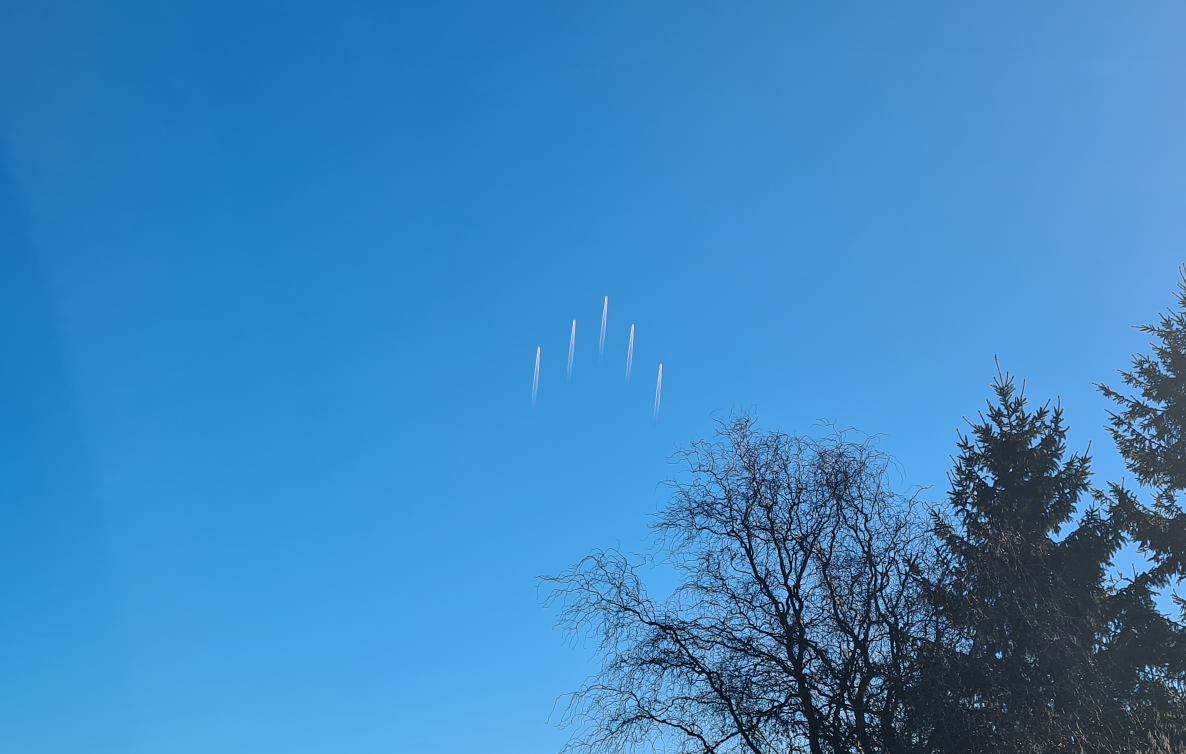
#> input picture img/klon_bearbeitet.png, 2372 x 1508 px, found by its file name (shown at 1/2 size)
$ python clone_test_4.py
#> lines starting #> are read from the running program, lines starting #| are printed output that depends on the picture
import cv2
import numpy as np
import math
from PIL import Image, ImageStat, ImageDraw, ImageFilter
import imagehash
import timeit
import time

#path_org = "C:\\Users\\Kapsr\\Pictures\\test_image_folder\\ufo.cache-1.jpg"
path_org = "C:\\Users\\Kapsr\\Pictures\\test_image_folder\\klon_bearbeitet.png"
path_tmp = "C:\\Users\\Kapsr\\Pictures\\test_image_folder\\klon_bearbeitet_quant.png"

def quant_img():
    img = cv2.imread(path_org)

    gray = cv2.cvtColor(img, cv2.COLOR_BGR2GRAY)

    h, w = gray.shape
    scale = 0
    while w > 1024 or h > 1024:
        w, h = (math.floor(w/2), math.floor(h/2))
        scale += 1

    blur = cv2.GaussianBlur(gray,(5,5),0)

    lower_resultion = cv2.resize(blur, (w, h), interpolation=cv2.INTER_LINEAR)

    gauss_thresh = cv2.adaptiveThreshold(lower_resultion, 255, cv2.ADAPTIVE_THRESH_GAUSSIAN_C, cv2.THRESH_BINARY, 11, 2)

    kernel = np.ones((5,5),np.uint8)
    open = cv2.morphologyEx(gauss_thresh, cv2.MORPH_OPEN, kernel)
    close = cv2.morphologyEx(open, cv2.MORPH_CLOSE, kernel)

    cv2.imwrite(path_tmp, close)

    return scale

def run():
    img_org = Image.open(path_org)
#> img_org is the input picture: PIL image 2372x1508 RGB; mean R, G, B 60.6, 134.3, 192.2
    img_copy = img_org.copy()
    draw = ImageDraw.Draw(img_copy)

    img_gray = img_org.convert('L')
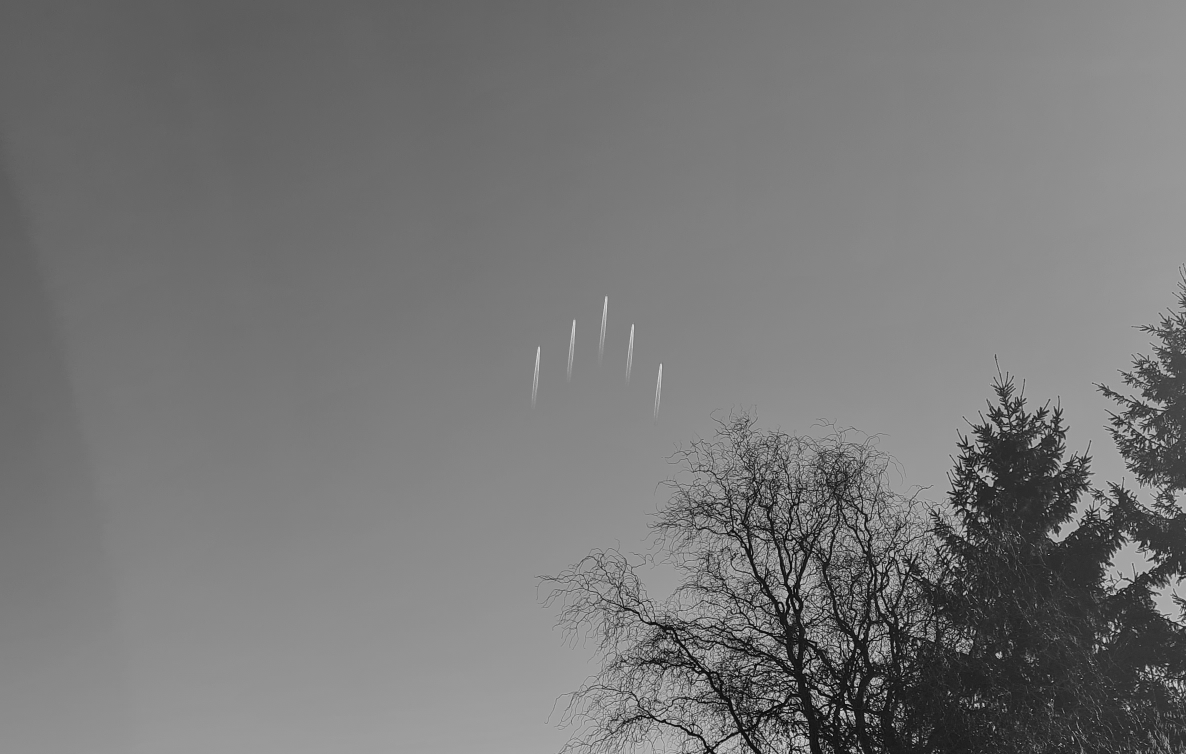
#> img_gray: PIL image 2372x1508 L (shown at 1/2 size); min 1, max 235, mean 118.8

    frameSize = 4

    (width, height) = img_org.size
#> width = 2372; height = 1508
    (w, h) = (width, height)
#> w = 2372; h = 1508

    factor = 1

    while w > 1024 or h > 1024:
        w = math.floor(w / 2)
        h = math.floor(h / 2)
        factor *= 2
#> after the loop, factor = 4

    print(w, h)
#| 593 377

    frameSize *= factor
#> frameSize = 16

    img_resize = img_gray.resize((w, h), resample=Image.Resampling.NEAREST)
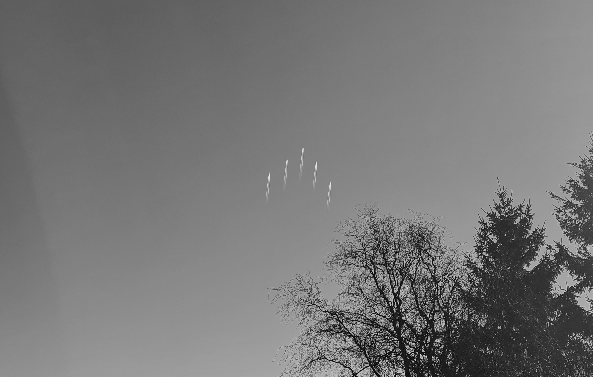
#> img_resize: PIL image 593x377 L; min 2, max 235, mean 118.9


    def getArea(x, y, size):
        return (x, y, x + size, y + size)

    frames = []


    for x in range(0, w, frameSize):
        #frames.append([])
        for y in range(0, h, frameSize):
            if x + frameSize >= w or y + frameSize >= h:
                draw.rectangle(getArea(x * factor, y * factor, frameSize * factor), fill="black")
            else:
                compare_img = img_resize.crop(getArea(x, y, frameSize))

                stat = ImageStat.Stat(compare_img)

                if stat.stddev[0] > 5:
                    #frames[math.floor(x / frameSize)].append((0, getArea(x * factor, y * factor, frameSize * factor)))
                #else:
                    frames.append(getArea(x * factor, y * factor, frameSize * factor))
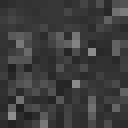
#> compare_img: PIL image 16x16 L (shown 8 times larger); min 31, max 141, mean 60.5
#> after the loop, frames = 210 items, first 6: (1024, 640, 1088, 704), (1024, 704, 1088, 768), (1024, 768, 1088, 832), (1024, 1152, 1088, 1216), (1088, 640, 1152, 704), (1088, 704, 1152, 768)
                    #draw.rectangle(getArea(x * factor, y * factor, frameSize * factor), outline="blue")

    table = []
#> table = []

    half = math.floor(frameSize * factor / 2)
#> half = 32

    for frame in frames:
        x1, y1, x2, y2 = frame
        dhashes = []

        for x in range(x1, x2):
            for y in range(y1, y2):
                compare_img = img_resize.crop(getArea(x, y, frameSize))
                dhashes.append(imagehash.dhash(compare_img))

        if x1 != 0 and x1 - half >= 0:
            x1 -= half

        if y1 != 0 and y1 - half >= 0:
            y1 -= half

        if x2 + half < width:
            x2 += half

        if y2 + half < height:
            y2 += half

        expanded = img_org.crop((x1, y1, x2, y2))
        #draw.rectangle((x1, y1, x2, y2), outline="red")

        phash = imagehash.phash(expanded)

        table.append([x1, y1, phash, dhashes])
#> this loop made 1 pass
#> compare_img: PIL image 16x16 L; every value is 0


    for index, el in enumerate(table):
        pHash1 = el[2]
        dHashes1 = el[3]

        for i in range(index + 1, len(table)):
            if pHash1 - table[i][2] < 25:
                dHashes2 = table[i][3]

                for index, dHash1 in enumerate(dHashes1):
                    for index2 in range(index, len(dHashes2)):
                        if dHash1 - dHashes2[index2] < 10:
                            shape = [(el[0] + frameSize * factor, el[1] + frameSize * factor), (table[i][0] + frameSize * factor, table[i][1] + frameSize * factor)]
                            draw.line(shape)
                            draw.rectangle(getArea(el[0], el[1], frameSize * factor))
                            draw.rectangle(getArea(table[i][0], table[i][1], frameSize * factor))


    img_copy.show()
    img_copy.save("C:\\Users\\Kapsr\\Pictures\\test_image_folder\\klon_bearbeitet_result_4.png")


#> (the run stopped early here; a loop or call above may not have finished)

$ run again, with img/tree_gauss.jpg saved as img/klon_bearbeitet.png
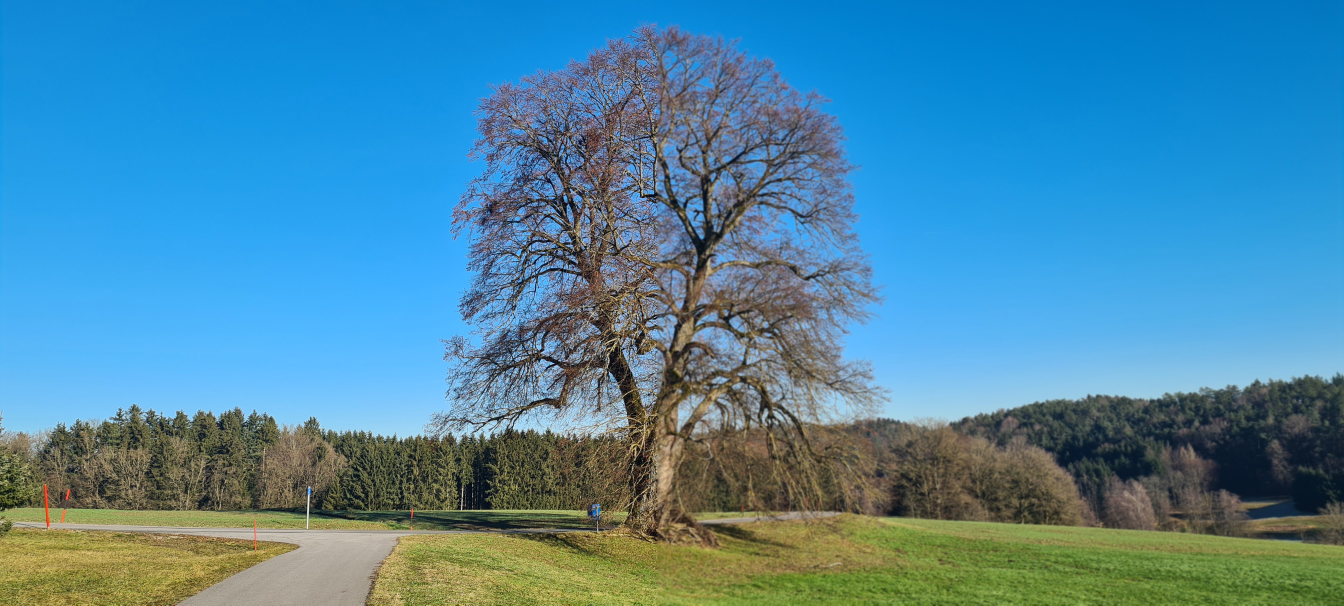
#> input picture img/tree_gauss.jpg, 4032 x 1816 px, found by its file name (shown at 1/3 size)
#> in run, img_org is the input picture: PIL image 4032x1816 RGB; mean R, G, B 75.2, 135.2, 164.2
#| 1008 454
#> in run, `img_resize = img_gray.resize((w, h), resample=Image.Resampling.NEAREST)`:
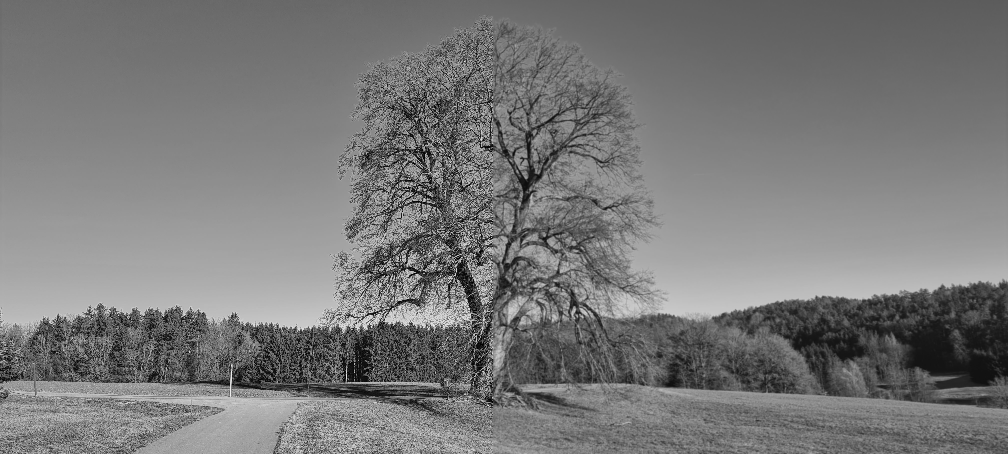
#> img_resize: PIL image 1008x454 L; min 0, max 243, mean 120.6
#> after the loop in run, `for x in range(0, w, frameSize):`:
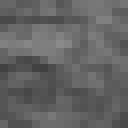
#> compare_img: PIL image 16x16 L (shown 8 times larger); min 64, max 138, mean 99.3
#> after the loop in run, `for x in range(0, w, frameSize):`: frames = 887 items, first 6: (0, 1216, 64, 1280), (0, 1280, 64, 1344), (0, 1344, 64, 1408), (0, 1408, 64, 1472), (0, 1472, 64, 1536), (0, 1536, 64, 1600)
#> the loop in run, `for frame in frames:` made 1 pass
